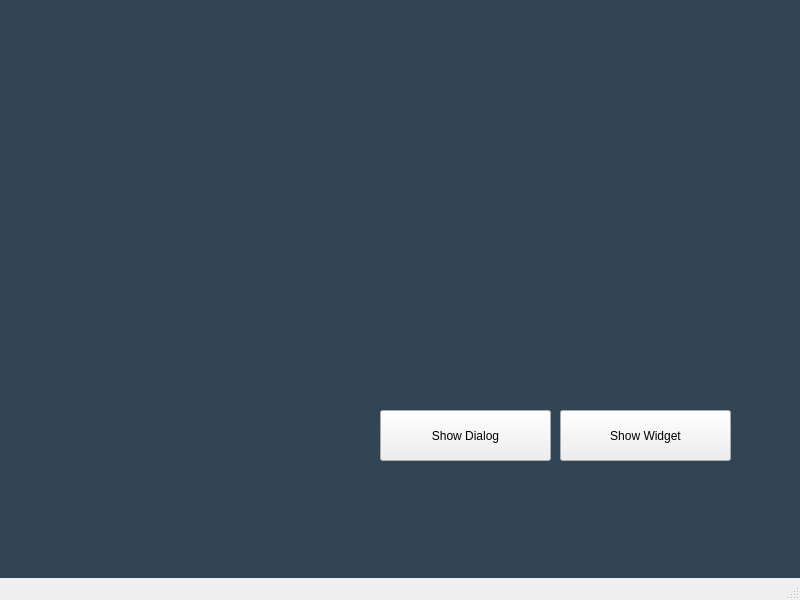
<?xml version="1.0" encoding="UTF-8"?>
<ui version="4.0">
 <class>MainWindow</class>
 <widget class="QMainWindow" name="MainWindow">
  <property name="geometry">
   <rect>
    <x>0</x>
    <y>0</y>
    <width>800</width>
    <height>600</height>
   </rect>
  </property>
  <property name="windowTitle">
   <string>MainWindow</string>
  </property>
  <property name="styleSheet">
   <string notr="true">#centralwidget {
    background-color: #324555;
    border: 0px;
    border-color: transparent;
}
</string>
  </property>
  <widget class="QWidget" name="centralwidget">
   <widget class="QPushButton" name="pushButton">
    <property name="geometry">
     <rect>
      <x>380</x>
      <y>410</y>
      <width>171</width>
      <height>51</height>
     </rect>
    </property>
    <property name="text">
     <string>Show Dialog</string>
    </property>
   </widget>
   <widget class="QPushButton" name="pushButton_2">
    <property name="geometry">
     <rect>
      <x>560</x>
      <y>410</y>
      <width>171</width>
      <height>51</height>
     </rect>
    </property>
    <property name="text">
     <string>Show Widget</string>
    </property>
   </widget>
  </widget>
  <widget class="QMenuBar" name="menubar">
   <property name="geometry">
    <rect>
     <x>0</x>
     <y>0</y>
     <width>800</width>
     <height>26</height>
    </rect>
   </property>
  </widget>
  <widget class="QStatusBar" name="statusbar"/>
 </widget>
 <resources/>
 <connections/>
</ui>
